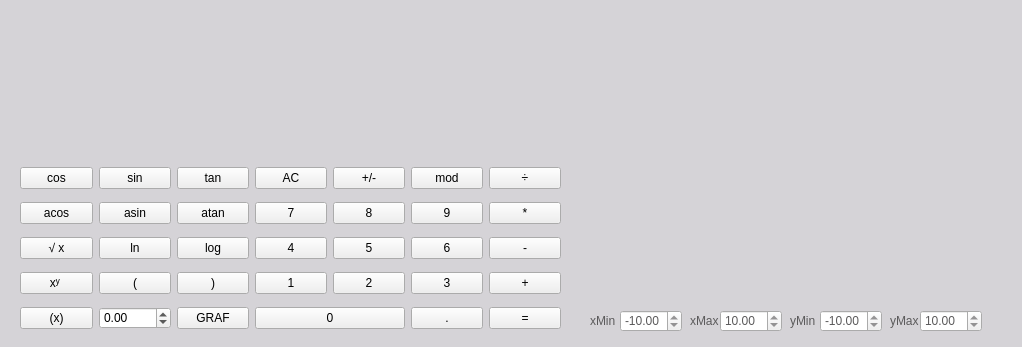
<?xml version="1.0" encoding="UTF-8"?>
<ui version="4.0">
 <class>MainWindow</class>
 <widget class="QMainWindow" name="MainWindow">
  <property name="geometry">
   <rect>
    <x>0</x>
    <y>0</y>
    <width>1022</width>
    <height>347</height>
   </rect>
  </property>
  <property name="minimumSize">
   <size>
    <width>1022</width>
    <height>347</height>
   </size>
  </property>
  <property name="maximumSize">
   <size>
    <width>1022</width>
    <height>347</height>
   </size>
  </property>
  <property name="windowTitle">
   <string>SmartCalc_v1</string>
  </property>
  <property name="styleSheet">
   <string notr="true">QMainWindow {
background-color: rgb(213, 211, 215);
}</string>
  </property>
  <widget class="QWidget" name="widget">
   <widget class="QLabel" name="label">
    <property name="geometry">
     <rect>
      <x>10</x>
      <y>10</y>
      <width>531</width>
      <height>141</height>
     </rect>
    </property>
    <property name="font">
     <font>
      <pointsize>30</pointsize>
     </font>
    </property>
    <property name="text">
     <string/>
    </property>
    <property name="alignment">
     <set>Qt::AlignRight|Qt::AlignTrailing|Qt::AlignVCenter</set>
    </property>
   </widget>
   <widget class="QWidget" name="layoutWidget">
    <property name="geometry">
     <rect>
      <x>20</x>
      <y>160</y>
      <width>541</width>
      <height>181</height>
     </rect>
    </property>
    <layout class="QGridLayout" name="gridLayout">
     <item row="0" column="6">
      <widget class="QPushButton" name="del">
       <property name="styleSheet">
        <string notr="true"/>
       </property>
       <property name="text">
        <string>÷</string>
       </property>
       <property name="iconSize">
        <size>
         <width>20</width>
         <height>20</height>
        </size>
       </property>
      </widget>
     </item>
     <item row="2" column="3">
      <widget class="QPushButton" name="_7">
       <property name="styleSheet">
        <string notr="true"/>
       </property>
       <property name="text">
        <string>7</string>
       </property>
       <property name="iconSize">
        <size>
         <width>20</width>
         <height>20</height>
        </size>
       </property>
      </widget>
     </item>
     <item row="5" column="2">
      <widget class="QPushButton" name="GRAf">
       <property name="styleSheet">
        <string notr="true"/>
       </property>
       <property name="text">
        <string>GRAF</string>
       </property>
       <property name="iconSize">
        <size>
         <width>20</width>
         <height>20</height>
        </size>
       </property>
      </widget>
     </item>
     <item row="5" column="5">
      <widget class="QPushButton" name="tochka">
       <property name="styleSheet">
        <string notr="true"/>
       </property>
       <property name="text">
        <string>.</string>
       </property>
       <property name="iconSize">
        <size>
         <width>20</width>
         <height>20</height>
        </size>
       </property>
      </widget>
     </item>
     <item row="4" column="0">
      <widget class="QPushButton" name="stepen">
       <property name="styleSheet">
        <string notr="true"/>
       </property>
       <property name="text">
        <string>xʸ </string>
       </property>
       <property name="iconSize">
        <size>
         <width>20</width>
         <height>20</height>
        </size>
       </property>
      </widget>
     </item>
     <item row="5" column="1">
      <widget class="QDoubleSpinBox" name="doubleSpinBox">
       <property name="minimum">
        <double>-1000000.000000000000000</double>
       </property>
       <property name="maximum">
        <double>1000000.000000000000000</double>
       </property>
       <property name="stepType">
        <enum>QAbstractSpinBox::DefaultStepType</enum>
       </property>
      </widget>
     </item>
     <item row="0" column="5">
      <widget class="QPushButton" name="mod">
       <property name="styleSheet">
        <string notr="true"/>
       </property>
       <property name="text">
        <string>mod</string>
       </property>
       <property name="iconSize">
        <size>
         <width>20</width>
         <height>20</height>
        </size>
       </property>
      </widget>
     </item>
     <item row="0" column="1">
      <widget class="QPushButton" name="sin">
       <property name="styleSheet">
        <string notr="true"/>
       </property>
       <property name="text">
        <string>sin</string>
       </property>
       <property name="iconSize">
        <size>
         <width>20</width>
         <height>20</height>
        </size>
       </property>
      </widget>
     </item>
     <item row="4" column="5">
      <widget class="QPushButton" name="_3">
       <property name="styleSheet">
        <string notr="true"/>
       </property>
       <property name="text">
        <string>3</string>
       </property>
       <property name="iconSize">
        <size>
         <width>20</width>
         <height>20</height>
        </size>
       </property>
      </widget>
     </item>
     <item row="4" column="2">
      <widget class="QPushButton" name="skobka_z">
       <property name="styleSheet">
        <string notr="true"/>
       </property>
       <property name="text">
        <string>)</string>
       </property>
       <property name="iconSize">
        <size>
         <width>20</width>
         <height>20</height>
        </size>
       </property>
      </widget>
     </item>
     <item row="4" column="4">
      <widget class="QPushButton" name="_2">
       <property name="styleSheet">
        <string notr="true"/>
       </property>
       <property name="text">
        <string>2</string>
       </property>
       <property name="iconSize">
        <size>
         <width>20</width>
         <height>20</height>
        </size>
       </property>
      </widget>
     </item>
     <item row="3" column="1">
      <widget class="QPushButton" name="ln">
       <property name="styleSheet">
        <string notr="true"/>
       </property>
       <property name="text">
        <string>ln</string>
       </property>
       <property name="iconSize">
        <size>
         <width>20</width>
         <height>20</height>
        </size>
       </property>
      </widget>
     </item>
     <item row="2" column="5">
      <widget class="QPushButton" name="_9">
       <property name="styleSheet">
        <string notr="true"/>
       </property>
       <property name="text">
        <string>9</string>
       </property>
       <property name="iconSize">
        <size>
         <width>20</width>
         <height>20</height>
        </size>
       </property>
      </widget>
     </item>
     <item row="3" column="2">
      <widget class="QPushButton" name="log">
       <property name="styleSheet">
        <string notr="true"/>
       </property>
       <property name="text">
        <string>log</string>
       </property>
       <property name="iconSize">
        <size>
         <width>20</width>
         <height>20</height>
        </size>
       </property>
      </widget>
     </item>
     <item row="5" column="0">
      <widget class="QPushButton" name="xxx">
       <property name="styleSheet">
        <string notr="true"/>
       </property>
       <property name="text">
        <string>(x)</string>
       </property>
       <property name="iconSize">
        <size>
         <width>20</width>
         <height>20</height>
        </size>
       </property>
      </widget>
     </item>
     <item row="3" column="4">
      <widget class="QPushButton" name="_5">
       <property name="styleSheet">
        <string notr="true"/>
       </property>
       <property name="text">
        <string>5</string>
       </property>
       <property name="iconSize">
        <size>
         <width>20</width>
         <height>20</height>
        </size>
       </property>
      </widget>
     </item>
     <item row="3" column="3">
      <widget class="QPushButton" name="_4">
       <property name="styleSheet">
        <string notr="true"/>
       </property>
       <property name="text">
        <string>4</string>
       </property>
       <property name="iconSize">
        <size>
         <width>20</width>
         <height>20</height>
        </size>
       </property>
      </widget>
     </item>
     <item row="3" column="5">
      <widget class="QPushButton" name="_6">
       <property name="styleSheet">
        <string notr="true"/>
       </property>
       <property name="text">
        <string>6</string>
       </property>
       <property name="iconSize">
        <size>
         <width>20</width>
         <height>20</height>
        </size>
       </property>
      </widget>
     </item>
     <item row="5" column="6">
      <widget class="QPushButton" name="ravno">
       <property name="styleSheet">
        <string notr="true"/>
       </property>
       <property name="text">
        <string>=</string>
       </property>
       <property name="iconSize">
        <size>
         <width>20</width>
         <height>20</height>
        </size>
       </property>
      </widget>
     </item>
     <item row="0" column="2">
      <widget class="QPushButton" name="tan">
       <property name="styleSheet">
        <string notr="true"/>
       </property>
       <property name="text">
        <string>tan</string>
       </property>
       <property name="iconSize">
        <size>
         <width>20</width>
         <height>20</height>
        </size>
       </property>
      </widget>
     </item>
     <item row="0" column="4">
      <widget class="QPushButton" name="pushButton">
       <property name="text">
        <string>+/-</string>
       </property>
       <property name="iconSize">
        <size>
         <width>20</width>
         <height>20</height>
        </size>
       </property>
      </widget>
     </item>
     <item row="3" column="0">
      <widget class="QPushButton" name="sqrt">
       <property name="styleSheet">
        <string notr="true"/>
       </property>
       <property name="text">
        <string>√ x</string>
       </property>
       <property name="iconSize">
        <size>
         <width>20</width>
         <height>20</height>
        </size>
       </property>
      </widget>
     </item>
     <item row="4" column="3">
      <widget class="QPushButton" name="_1">
       <property name="styleSheet">
        <string notr="true"/>
       </property>
       <property name="text">
        <string>1</string>
       </property>
       <property name="iconSize">
        <size>
         <width>20</width>
         <height>20</height>
        </size>
       </property>
      </widget>
     </item>
     <item row="2" column="1">
      <widget class="QPushButton" name="asin">
       <property name="styleSheet">
        <string notr="true"/>
       </property>
       <property name="text">
        <string>asin</string>
       </property>
       <property name="iconSize">
        <size>
         <width>20</width>
         <height>20</height>
        </size>
       </property>
      </widget>
     </item>
     <item row="2" column="0">
      <widget class="QPushButton" name="acos">
       <property name="styleSheet">
        <string notr="true"/>
       </property>
       <property name="text">
        <string>acos</string>
       </property>
       <property name="iconSize">
        <size>
         <width>20</width>
         <height>20</height>
        </size>
       </property>
      </widget>
     </item>
     <item row="2" column="4">
      <widget class="QPushButton" name="_8">
       <property name="styleSheet">
        <string notr="true"/>
       </property>
       <property name="text">
        <string>8</string>
       </property>
       <property name="iconSize">
        <size>
         <width>20</width>
         <height>20</height>
        </size>
       </property>
      </widget>
     </item>
     <item row="2" column="2">
      <widget class="QPushButton" name="atan">
       <property name="styleSheet">
        <string notr="true"/>
       </property>
       <property name="text">
        <string>atan</string>
       </property>
       <property name="iconSize">
        <size>
         <width>20</width>
         <height>20</height>
        </size>
       </property>
      </widget>
     </item>
     <item row="4" column="6">
      <widget class="QPushButton" name="plus">
       <property name="styleSheet">
        <string notr="true"/>
       </property>
       <property name="text">
        <string>+</string>
       </property>
       <property name="iconSize">
        <size>
         <width>20</width>
         <height>20</height>
        </size>
       </property>
      </widget>
     </item>
     <item row="4" column="1">
      <widget class="QPushButton" name="skobka_o">
       <property name="styleSheet">
        <string notr="true"/>
       </property>
       <property name="text">
        <string>(</string>
       </property>
       <property name="iconSize">
        <size>
         <width>20</width>
         <height>20</height>
        </size>
       </property>
      </widget>
     </item>
     <item row="3" column="6">
      <widget class="QPushButton" name="minus">
       <property name="styleSheet">
        <string notr="true"/>
       </property>
       <property name="text">
        <string>-</string>
       </property>
       <property name="iconSize">
        <size>
         <width>20</width>
         <height>20</height>
        </size>
       </property>
      </widget>
     </item>
     <item row="2" column="6">
      <widget class="QPushButton" name="sub">
       <property name="styleSheet">
        <string notr="true"/>
       </property>
       <property name="text">
        <string>*</string>
       </property>
       <property name="iconSize">
        <size>
         <width>20</width>
         <height>20</height>
        </size>
       </property>
      </widget>
     </item>
     <item row="0" column="3">
      <widget class="QPushButton" name="AC">
       <property name="styleSheet">
        <string notr="true"/>
       </property>
       <property name="text">
        <string>AC</string>
       </property>
       <property name="iconSize">
        <size>
         <width>20</width>
         <height>20</height>
        </size>
       </property>
      </widget>
     </item>
     <item row="5" column="3" colspan="2">
      <widget class="QPushButton" name="_0">
       <property name="styleSheet">
        <string notr="true"/>
       </property>
       <property name="text">
        <string>0</string>
       </property>
       <property name="iconSize">
        <size>
         <width>20</width>
         <height>20</height>
        </size>
       </property>
      </widget>
     </item>
     <item row="0" column="0">
      <widget class="QPushButton" name="cos">
       <property name="styleSheet">
        <string notr="true"/>
       </property>
       <property name="text">
        <string>cos</string>
       </property>
       <property name="iconSize">
        <size>
         <width>20</width>
         <height>20</height>
        </size>
       </property>
      </widget>
     </item>
    </layout>
   </widget>
   <widget class="QLabel" name="label_3">
    <property name="geometry">
     <rect>
      <x>590</x>
      <y>310</y>
      <width>31</width>
      <height>21</height>
     </rect>
    </property>
    <property name="styleSheet">
     <string notr="true">QLabel {
color :rgb(91, 90, 91);
}</string>
    </property>
    <property name="text">
     <string>xMin</string>
    </property>
   </widget>
   <widget class="QLabel" name="label_4">
    <property name="geometry">
     <rect>
      <x>690</x>
      <y>310</y>
      <width>31</width>
      <height>21</height>
     </rect>
    </property>
    <property name="styleSheet">
     <string notr="true">QLabel {
color :rgb(91, 90, 91);
}</string>
    </property>
    <property name="text">
     <string>xMax</string>
    </property>
   </widget>
   <widget class="QLabel" name="label_5">
    <property name="geometry">
     <rect>
      <x>890</x>
      <y>310</y>
      <width>31</width>
      <height>21</height>
     </rect>
    </property>
    <property name="styleSheet">
     <string notr="true">QLabel {
color :rgb(91, 90, 91);
}</string>
    </property>
    <property name="text">
     <string>yMax</string>
    </property>
   </widget>
   <widget class="QLabel" name="label_6">
    <property name="geometry">
     <rect>
      <x>790</x>
      <y>310</y>
      <width>31</width>
      <height>21</height>
     </rect>
    </property>
    <property name="styleSheet">
     <string notr="true">QLabel {
color :rgb(91, 90, 91);
}</string>
    </property>
    <property name="text">
     <string>yMin</string>
    </property>
   </widget>
   <widget class="QDoubleSpinBox" name="doubleSpinBox_2">
    <property name="geometry">
     <rect>
      <x>620</x>
      <y>310</y>
      <width>62</width>
      <height>22</height>
     </rect>
    </property>
    <property name="styleSheet">
     <string notr="true">QDoubleSpinBox {
 color :rgb(91, 90, 91);
 }</string>
    </property>
    <property name="minimum">
     <double>-1000000.000000000000000</double>
    </property>
    <property name="maximum">
     <double>1000000.000000000000000</double>
    </property>
    <property name="value">
     <double>-10.000000000000000</double>
    </property>
   </widget>
   <widget class="QDoubleSpinBox" name="doubleSpinBox_3">
    <property name="geometry">
     <rect>
      <x>720</x>
      <y>310</y>
      <width>62</width>
      <height>22</height>
     </rect>
    </property>
    <property name="styleSheet">
     <string notr="true">QDoubleSpinBox {
 color :rgb(91, 90, 91);
 }</string>
    </property>
    <property name="minimum">
     <double>-1000000.000000000000000</double>
    </property>
    <property name="maximum">
     <double>1000000.000000000000000</double>
    </property>
    <property name="value">
     <double>10.000000000000000</double>
    </property>
   </widget>
   <widget class="QDoubleSpinBox" name="doubleSpinBox_4">
    <property name="geometry">
     <rect>
      <x>820</x>
      <y>310</y>
      <width>62</width>
      <height>22</height>
     </rect>
    </property>
    <property name="styleSheet">
     <string notr="true">QDoubleSpinBox {
 color :rgb(91, 90, 91);
 }</string>
    </property>
    <property name="minimum">
     <double>-1000000.000000000000000</double>
    </property>
    <property name="value">
     <double>-10.000000000000000</double>
    </property>
   </widget>
   <widget class="QDoubleSpinBox" name="doubleSpinBox_5">
    <property name="geometry">
     <rect>
      <x>920</x>
      <y>310</y>
      <width>62</width>
      <height>22</height>
     </rect>
    </property>
    <property name="styleSheet">
     <string notr="true">QDoubleSpinBox {
 color :rgb(91, 90, 91);
 }</string>
    </property>
    <property name="minimum">
     <double>-1000000.000000000000000</double>
    </property>
    <property name="maximum">
     <double>1000000.000000000000000</double>
    </property>
    <property name="value">
     <double>10.000000000000000</double>
    </property>
   </widget>
   <widget class="QLabel" name="label_2">
    <property name="geometry">
     <rect>
      <x>580</x>
      <y>10</y>
      <width>441</width>
      <height>291</height>
     </rect>
    </property>
    <property name="minimumSize">
     <size>
      <width>411</width>
      <height>291</height>
     </size>
    </property>
    <property name="maximumSize">
     <size>
      <width>16777215</width>
      <height>16777215</height>
     </size>
    </property>
    <property name="text">
     <string/>
    </property>
   </widget>
  </widget>
 </widget>
 <resources/>
 <connections/>
</ui>
